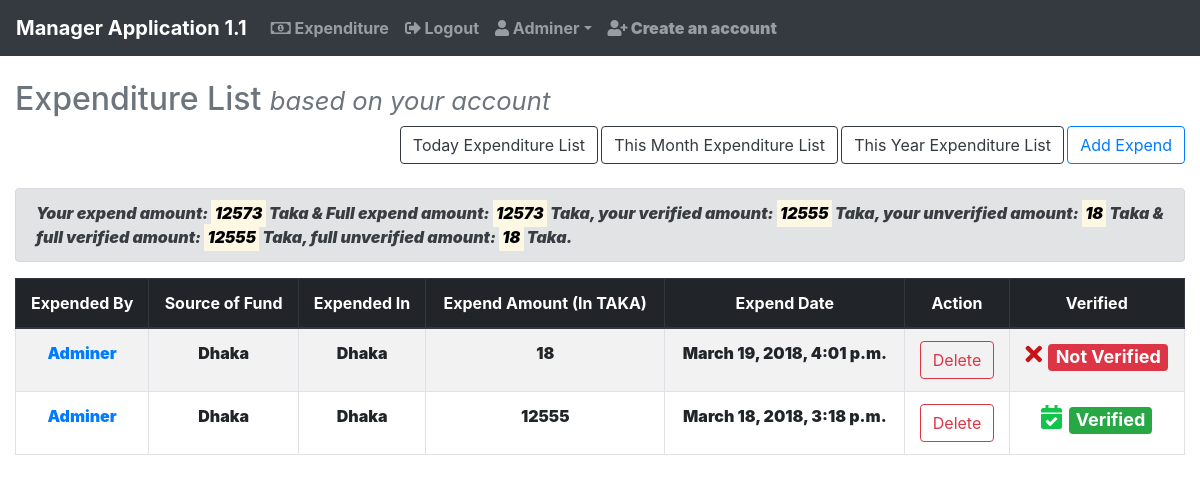
Before: /accounts/expenditure/ (signed in) with the older database file.
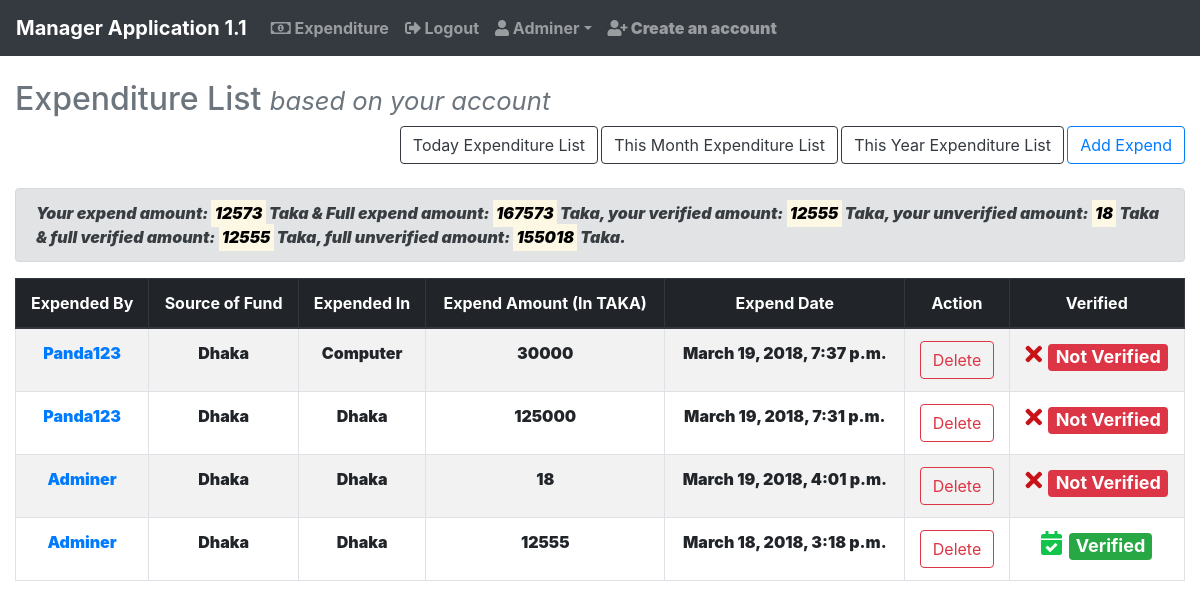
After: the same page with the newer database file.
### account/models.py (models this page shows, shortened)
class Expend(models.Model):
    select = (
        ('yes', 'yes'),
        ('no', 'no')
    )
    by_user = models.CharField(max_length=255, blank=False, unique=False, null=True)
    added_date = models.DateTimeField(auto_now_add=True)
    updated_date = models.DateTimeField(auto_now=True)
    source_fund = models.CharField(max_length=255)
    source_amount = models.PositiveIntegerField()
    expend_in = models.CharField(max_length=255)
    expend_amount = models.PositiveIntegerField()
    description = models.TextField(blank=True)
    verified = models.CharField(choices=select, max_length=255, default='no')
    def get_absolute_url(self):
        return reverse('account:expend_detail', kwargs={'pk': self.pk})

### account/views.py (the view)
# urls.py: path('expenditure/', login_required(views.ExpendListView.as_view()), name="expend"),
class ExpendListView(ListView):
    model = models.Expend
    template_name = 'expend/expend_list.html'
    ordering = ['-added_date']
    def get_context_data(self, **kwargs):
        context = super().get_context_data(**kwargs)
        context['expend_list_user'] = models.Expend.objects.filter(
            by_user__exact=self.request.user.username).order_by('-added_date')
        context['sum_user_expend_amount'] = models.Expend.objects.filter(
            by_user__exact=self.request.user.username).aggregate(
            Sum('expend_amount')).get('expend_amount__sum', 0.00)
        context['sum_user_expend_amount_verified'] = models.Expend.objects.filter(
            by_user__exact=self.request.user.username,
            verified__exact='yes').aggregate(Sum('expend_amount')).get('expend_amount__sum', 0.00)
        context['sum_user_expend_amount_unverified'] = models.Expend.objects.filter(
            by_user__exact=self.request.user.username,
            verified__exact='no').aggregate(
            Sum('expend_amount')).get('expend_amount__sum', 0.00)
        context['sum_expend_amount'] = models.Expend.objects.aggregate(Sum('expend_amount')).get('expend_amount__sum', 0.00)
        context['sum_expend_amount_verified'] = models.Expend.objects.filter(verified__exact='yes').aggregate(
            Sum('expend_amount')).get('expend_amount__sum', 0.00)
        context['sum_expend_amount_unverified'] = models.Expend.objects.filter(verified__exact='no').aggregate(
            Sum('expend_amount')).get('expend_amount__sum', 0.00)
        return context

### account/templates/expend/expend_list.html (shortened to what this page needs)
{% extends 'base.html' %}
{% block content %}
{% now "Y" as current_year %}
{% now "m" as current_month %}
{% if filter_by_time %}
<div class="container-fluid">
    <div class="row justify-content-center">
        <div class="col-md-12">
            <h2 class="text-muted">Expenditure List of <mark>{{ filter_by_time }}</mark> <small class="d-print-none"><i>based on your account</i></small></h2>
            <div class="text-right">
                <a type="submit" class="btn btn-md btn-outline-info d-print-none" href="{% url 'account:expend' %}">Full Expenditure List</a>
                <a type="submit" class="btn btn-md btn-outline-info d-print-none" href="{% url 'account:expend_by_today' %}">Today Expenditure List</a>
                <a type="submit" class="btn btn-md btn-outline-info d-print-none" href="{% url 'account:expend_by_month' year=current_year month=current_month %}">This Month Expenditure List</a>
                <a type="submit" class="btn btn-md btn-outline-info d-print-none" href="{% url 'account:expend_by_year' year=current_year %}">This Year Expenditure List</a>
                <a type="submit" class="btn btn-md btn-outline-primary d-print-none" href="{% url 'account:expend_create' %}">Add Expend</a>
            </div><br>
            <div class="alert alert-secondary">
                {% if request.user.is_authenticated and request.user.is_superuser %}
                <i><b>Your expend amount: <mark>{{ sum_user_expend_amount }}</mark> Taka &
                    Full expend amount: <mark>{{ sum_expend_amount }}</mark> Taka,
                    your verified amount: <mark>{{ sum_user_expend_amount_verified }}</mark> Taka,
                    your unverified amount: <mark>{{ sum_user_expend_amount_unverified }}</mark> Taka &
                    full verified amount: <mark>{{ sum_expend_amount_verified }}</mark> Taka,
                    full unverified amount: <mark>{{ sum_expend_amount_unverified }}</mark> Taka.</b></i>
                {% else %}
                    <i><b>Your expend amount: <mark>{{ sum_user_expend_amount }}</mark> Taka,
                        your verified amount: <mark>{{ sum_user_expend_amount_verified }}</mark> Taka &
                        your unverified amount: <mark>{{ sum_user_expend_amount_unverified }}</mark> Taka.</b></i>
                {% endif %}
            </div>
            <table class="table table-striped table-hover table-responsive-xl table-responsive-lg table-responsive-md table-responsive-sm table-bordered text-center">
                {% if request.user.is_authenticated and request.user.is_superuser %}
                <thead class="thead-dark">
                    <tr>
                        <th>Expended By</th>
                        <th>Source of Fund</th>
                        <th>Expended In</th>
                        <th>Expend Amount (In TAKA)</th>
                        <th>Expend Date</th>
                        <th class="d-print-none">Action</th>
                        <th>Verified</th>
                    </tr>
                </thead>
                {% else %}
                <thead class="thead-dark">
                    <tr>
                        <th>Expended By</th>
                        <th>Source of Fund</th>
                        <th>Expended In</th>
                        <th>Expend Amount (In TAKA)</th>
                        <th>Expend Date</th>
                        <th>Verified</th>
                    </tr>
                </thead>
                {% endif %}
                {% if request.user.is_authenticated and request.user.is_superuser %}
                {% for expend in filter_date %}
                    <tr>
                        <td><a href="{{ expend.get_absolute_url }}">{{ expend.by_user|title }}</a></td>
                        <td>{{ expend.source_fund|title }}</td>
                        <td>{{ expend.expend_in|title }}</td>
                        <td>{{ expend.expend_amount }}</td>
                        <td>{{ expend.added_date }}</td>
                        <td class="d-print-none"><a class="btn btn-md btn-outline-danger" href="{% url 'account:expend_delete' pk=expend.pk %}">Delete</a></td>
                        <th>{% if expend.verified == 'no' %}<h4><i class="fas fa-times d-print-none" style="color:#c91218"></i> <span class="badge badge-danger">Not Verified</span></h4>
                            {% else %}<h4><i class="fas fa-calendar-check d-print-none" style="color:#13c44b"></i> <span class="badge badge-success">Verified</span></h4>{% endif %}</th>
                    </tr>
                {% endfor %}
                {% else %}
                {% for expend in filter_date_user %}
                    <tr>
                        <td><a href="{{ expend.get_absolute_url }}">{{ expend.by_user|title }}</a></td>
                        <td>{{ expend.source_fund|title }}</td>
                        <td>{{ expend.expend_in|title }}</td>
                        <td>{{ expend.expend_amount }}</td>
                        <td>{{ expend.added_date }}</td>
                        <th>{% if expend.verified == 'no' %}<h4><i class="fas fa-times d-print-none" style="color:#c91218"></i> <span class="badge badge-danger">Not Verified</span></h4>
                            {% else %}<h4><i class="fas fa-calendar-check d-print-none" style="color:#13c44b"></i> <span class="badge badge-success">Verified</span></h4>{% endif %}</th>
                    </tr>
                {% endfor %}
                {% endif %}
            </table>
        </div>
    </div>
</div>
{% else %}
<div class="container-fluid">
    <div class="row justify-content-center">
        <div class="col-md-12">
            <h2 class="text-muted">Expenditure List <small class="d-print-none"><i>based on your account</i></small></h2>
            <div class="text-right">
                <a type="submit" class="btn btn-md btn-outline-dark d-print-none" href="{% url 'account:expend_by_today' %}">Today Expenditure List</a>
                <a type="submit" class="btn btn-md btn-outline-dark d-print-none" href="{% url 'account:expend_by_month' year=current_year month=current_month %}">This Month Expenditure List</a>
                <a type="submit" class="btn btn-md btn-outline-dark d-print-none" href="{% url 'account:expend_by_year' year=current_year %}">This Year Expenditure List</a>
                <a type="submit" class="btn btn-md btn-outline-primary d-print-none" href="{% url 'account:expend_create' %}">Add Expend</a>
            </div><br>
            <div class="alert alert-secondary">
                {% if request.user.is_authenticated and request.user.is_superuser %}
                <i><b>Your expend amount: <mark>{{ sum_user_expend_amount }}</mark> Taka &
                    Full expend amount: <mark>{{ sum_expend_amount }}</mark> Taka,
                    your verified amount: <mark>{{ sum_user_expend_amount_verified }}</mark> Taka,
                    your unverified amount: <mark>{{ sum_user_expend_amount_unverified }}</mark> Taka &
                    full verified amount: <mark>{{ sum_expend_amount_verified }}</mark> Taka,
                    full unverified amount: <mark>{{ sum_expend_amount_unverified }}</mark> Taka.</b></i>
                {% else %}
                    <i><b>Your expend amount: <mark>{{ sum_user_expend_amount }}</mark> Taka,
                        your verified amount: <mark>{{ sum_user_expend_amount_verified }}</mark> Taka &
                        your unverified amount: <mark>{{ sum_user_expend_amount_unverified }}</mark> Taka.</b></i>
                {% endif %}
            </div>
            <table class="table table-striped table-hover table-responsive-xl table-responsive-lg table-responsive-md table-responsive-sm table-bordered text-center">
                {% if request.user.is_authenticated and request.user.is_superuser %}
                <thead class="thead-dark">
                    <tr>
                        <th>Expended By</th>
                        <th>Source of Fund</th>
                        <th>Expended In</th>
                        <th>Expend Amount (In TAKA)</th>
                        <th>Expend Date</th>
                        <th class="d-print-none">Action</th>
                        <th>Verified</th>
                    </tr>
                </thead>
                {% endif %}
                {% if request.user.is_authenticated and request.user.is_superuser %}
                {% for expend in expend_list %}
                    <tr>
                        <td><a href="{{ expend.get_absolute_url }}">{{ expend.by_user|title }}</a></td>
                        <td>{{ expend.source_fund|title }}</td>
                        <td>{{ expend.expend_in|title }}</td>
                        <td>{{ expend.expend_amount }}</td>
                        <td>{{ expend.added_date }}</td>
                        <td class="d-print-none"><a class="btn btn-md btn-outline-danger" href="{% url 'account:expend_delete' pk=expend.pk %}">Delete</a></td>
                        <th>{% if expend.verified == 'no' %}<h4><i class="fas fa-times d-print-none" style="color:#c91218"></i> <span class="badge badge-danger">Not Verified</span></h4>
                            {% else %}<h4><i class="fas fa-calendar-check d-print-none" style="color:#13c44b"></i> <span class="badge badge-success">Verified</span></h4>{% endif %}</th>
                    </tr>
                {% endfor %}
                {% endif %}
            </table>
        </div>
    </div>
</div>
{% endif %}
{% endblock %}

### templates/base.html (shortened to what this page needs)
<!DOCTYPE html>
{% load staticfiles %}
<html lang="en">
<head>
    <link rel="stylesheet" href="https://use.fontawesome.com/releases/v5.0.8/css/all.css">
    <link rel="stylesheet" href="https://maxcdn.bootstrapcdn.com/bootstrap/4.0.0/css/bootstrap.min.css">
</head>
<body>
    <nav class="navbar navbar-expand-lg navbar-dark bg-dark">
        <a class="navbar-brand" href="{% url 'account:home' %}"><b>Manager Application 1.1</b></a>
        <div class="collapse navbar-collapse" id="navbarNavDropdown">
            <ul class="navbar-nav mr-auto">
                {% if request.user.is_authenticated %}
                    <li class="nav-item">
                        <b><a class="nav-link" href="{% url 'account:expend' %}"><i class="far fa-money-bill-alt"></i> Expenditure</a></b>
                    </li>
                    <li class="nav-item">
                        <b><a class="nav-link" href="{% url 'account:logout' %}"><i class="fas fa-sign-out-alt"></i> Logout</a></b>
                    </li>
                    <li class="nav-item dropdown">
                        <a  class="nav-link dropdown-toggle" id="navbarDropdownMenuLink" data-toggle="dropdown" aria-haspopup="true" aria-expanded="false" href="#"><b><i class="fas fa-user"></i> {{ request.user.username|title }}<b></a>
                    </li>
                    {% if request.user.is_authenticated and request.user.is_superuser %}
                        <li class="nav-item">
                            <b><a class="nav-link" href="{% url 'account:signup' %}"><i class="fas fa-user-plus"></i> Create an account</a></b>
                        </li>
                    {% endif %}
                {% else %}
                    <li class="nav-item">
                        <b><a class="nav-link" href="{% url 'account:login' %}">Login</a></b>
                    </li>
                {% endif %}
            </ul>
        </div>
    </nav>
{% block header %}
<br/>
{% endblock %}
{% block content %}{% endblock %}
{% block footer %}
<br/>
{% endblock %}
</body>
</html>

Changed rows visible on the page:
added Expend: by_user "Panda123", source_fund "Dhaka", expend_in "Computer", expend_amount "30000", added_date "March 19, 2018, 7:37 p.m.", verified "no" (drawn)
added Expend: by_user "Panda123", source_fund "Dhaka", expend_in "Dhaka", expend_amount "125000", added_date "March 19, 2018, 7:31 p.m.", verified "no" (drawn)
Other visible differences:
{{ sum_expend_amount }}: "12573" → "167573"
{{ sum_expend_amount_unverified }}: "18" → "155018"
